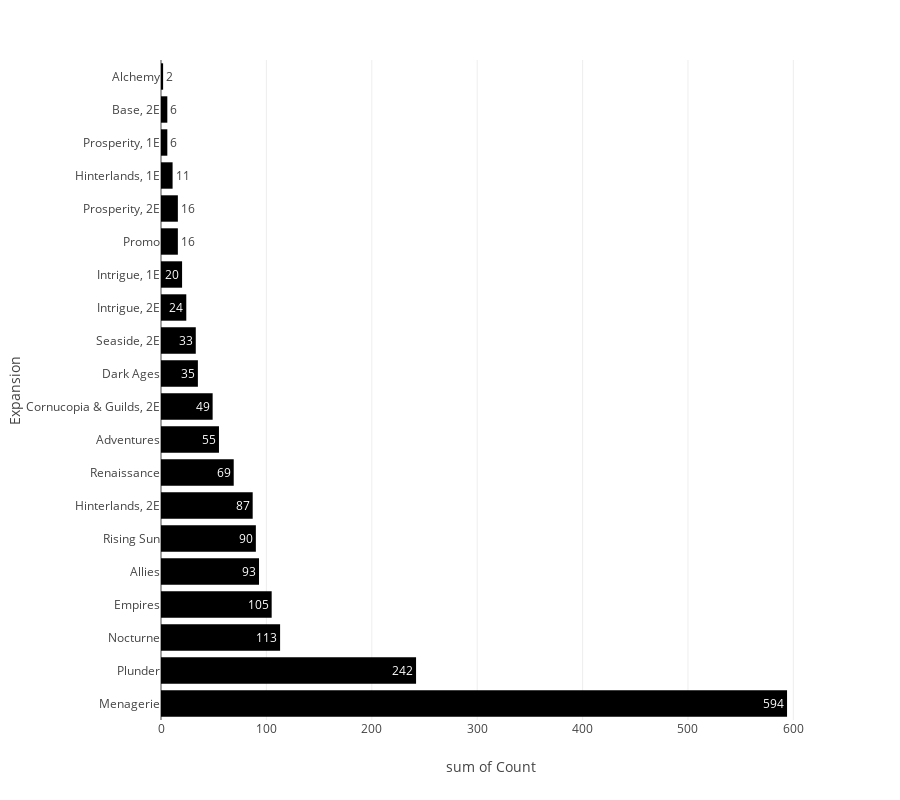

Source (notebook cell):
### Code cell
interactions = rk.ALL_INTERACTIONS
cso_counts = {cso: interactions["Card1"].tolist().count(cso) + interactions["Card2"].tolist().count(cso) for cso in  rk.ALL_CSOS.index}
cso_counts = sorted(cso_counts.items(), key=lambda x: x[1], reverse=True)
df = pd.DataFrame(cso_counts, columns=["CSO", "Count"])
df = df[df["Count"] >= 1]
df["CSO Name"] = df["CSO"].apply(lambda x: rk.ALL_CSOS.loc[x]["Name"])
df["Expansion"] = df["CSO"].apply(lambda x: rk.ALL_CSOS.loc[x]["Final Expansion"]).astype("category")
df["Expansion count"] = df["Expansion"].map(lambda exp: np.sum(df[df["Expansion"] == exp]["Count"]))
df = df.sort_values(["Expansion count", "Count"], ascending=False)
print(df)
fig = px.histogram(df, x="Count", y="Expansion", orientation="h", text_auto=True)
fig.update_layout(
    yaxis=dict(automargin=True),
    margin=dict(l=20),
    height=800,
)
fig.show()

### Figure 1 — Plotly figure (JSON) as saved in the notebook; plotly's stock layout.template omitted (floating-point values rounded to 4 significant figures; data arrays with more than 128 entries replaced by an {"elided": "..."} marker saying what was removed)
{"data": [{"alignmentgroup": "True", "bingroup": "y", "histfunc": "sum", "hovertemplate": "sum of Count=%{x}<br>Expansion=%{y}<extra></extra>", "legendgroup": "", "marker": {"color": "#000001", "pattern": {"shape": ""}}, "name": "", "offsetgroup": "", "orientation": "h", "showlegend": false, "texttemplate": "%{value}", "type": "histogram", "x": {"elided": "234 int values"}, "xaxis": "x", "y": {"elided": "234 str values"}, "yaxis": "y"}], "layout": {"barmode": "relative", "height": 800, "legend": {"tracegroupgap": 0}, "margin": {"l": 20, "t": 60}, "xaxis": {"anchor": "y", "domain": [0, 1], "title": {"text": "sum of Count"}}, "yaxis": {"anchor": "x", "automargin": true, "domain": [0, 1], "title": {"text": "Expansion"}}}}
